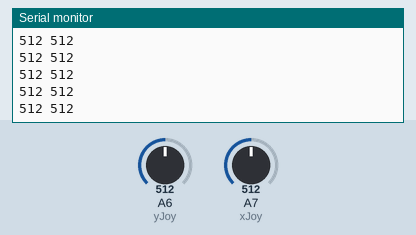
Recording of a sketch running on a simulated Arduino Nano, built with avr-gcc and run on an emulated ATmega328P. Shown: the last lines printed to the serial monitor. Inputs (shaded band) come from the test bench; at power-on: A6 (yJoy) = 512, A7 (xJoy) = 512.

Above: at 1.2 s.
1.3 s: A6 (yJoy) set to 716
At 1.31 s:
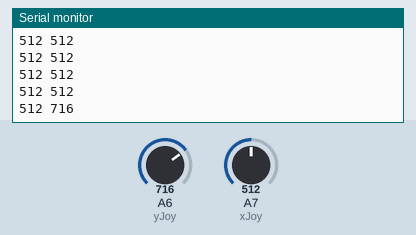
2.8 s: A7 (xJoy) set to 716
At 2.82 s:
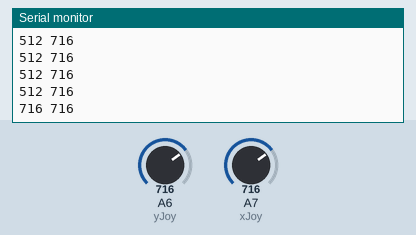
4.3 s: A6 (yJoy) set to 900
At 4.33 s:
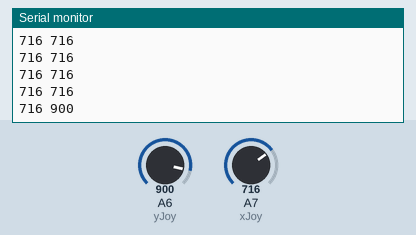
5.8 s: A7 (xJoy) set to 900
At 5.84 s:
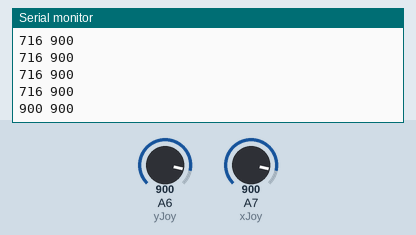
Timing chart, 0 to 8.3 s (numbered marks = the images above; inputs shaded):
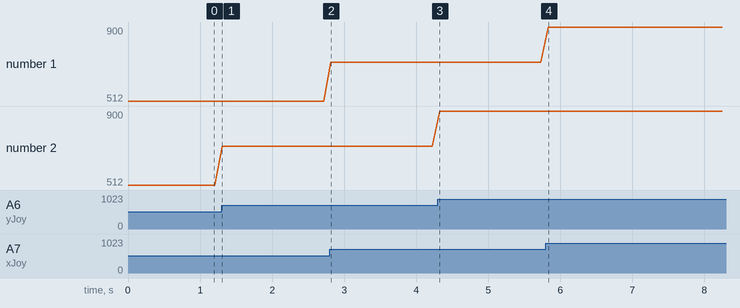

The sketch:

JoystickArduino_Python.ino
```cpp
const int xJoy=A7;
const int yJoy=A6;

int xVal=0;
int yVal=0;


void setup() {
  Serial.begin(9600);
  pinMode(xJoy, INPUT);
  pinMode(yJoy, INPUT);

}

void loop() {
  xVal=analogRead(xJoy);
  yVal=analogRead(yJoy);

  Serial.print(xVal);
  Serial.print(' ');
  Serial.println(yVal);
  delay(100);

}
```

Measured:
- after the input at 1.3 s, the serial monitor: prints a new line at once (image 1)
- after the input at 2.8 s, the serial monitor: prints a new line at once (image 2)
- after the input at 4.3 s, the serial monitor: prints a new line at once (image 3)
- after the input at 5.8 s, the serial monitor: prints a new line at once (image 4)
- plotted number 2: 512 → 716 after the input at 1.3 s, 716 → 900 after the input at 4.3 s
